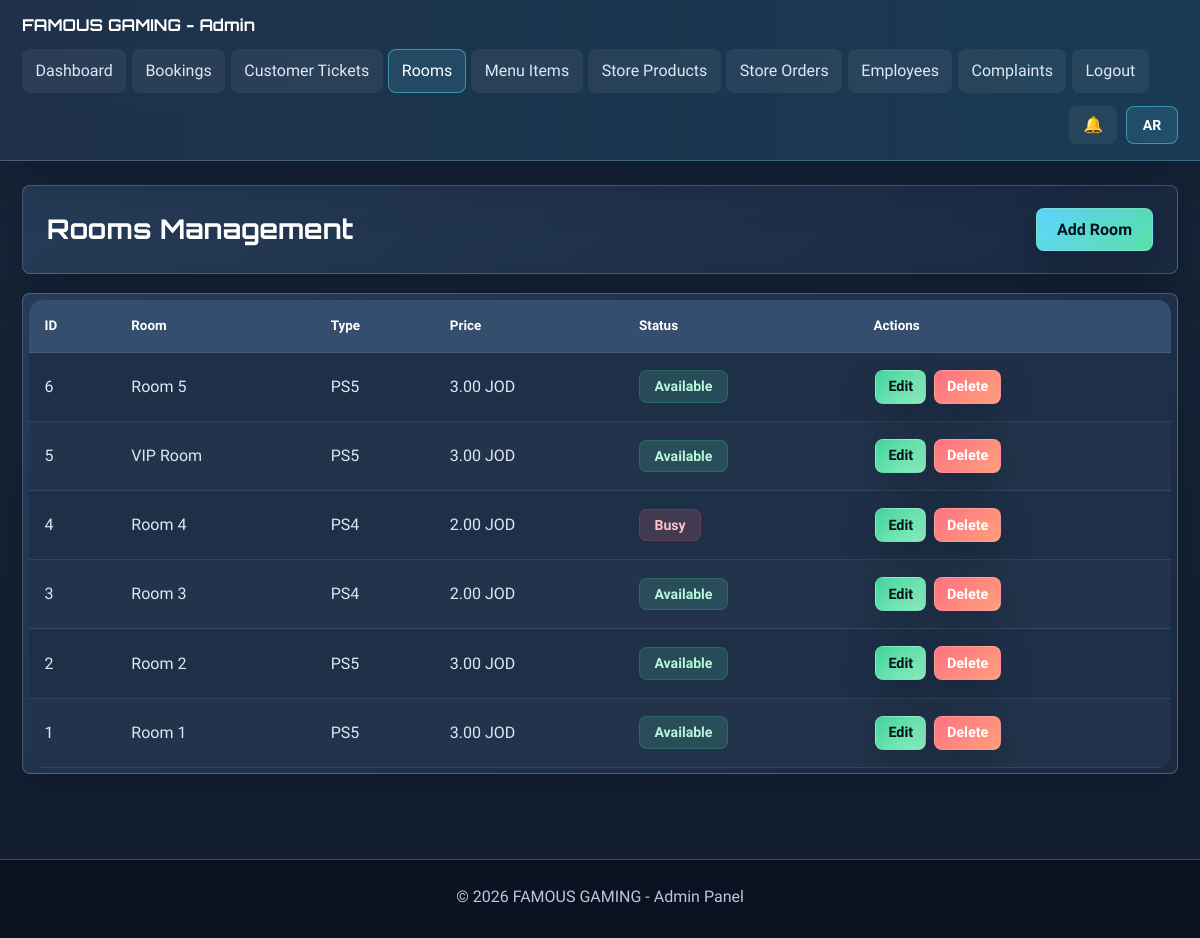
Screenshot of /admin/rooms_full_crud.php (signed in) with the database file from the repository.
### tables this page shows
CREATE TABLE rooms (
    id INT PRIMARY KEY AUTO_INCREMENT,
    room_name VARCHAR(100) NOT NULL,
    room_type VARCHAR(50) NOT NULL,
    price_per_hour DECIMAL(10,2) NOT NULL,
    status VARCHAR(20) NOT NULL DEFAULT 'Available',
    services TEXT,
    description TEXT,
    image_path VARCHAR(255) DEFAULT NULL,
    image_uploaded_at TIMESTAMP NULL DEFAULT NULL,
    created_at TIMESTAMP DEFAULT CURRENT_TIMESTAMP,
    updated_at TIMESTAMP DEFAULT CURRENT_TIMESTAMP ON UPDATE CURRENT_TIMESTAMP
);

### includes/lang.php (called while the page is built, shortened)
<?php
function site_language() {
    return $_SESSION['site_language'] ?? SITE_DEFAULT_LANGUAGE;
}
function t($key, $replacements = [], $fallback = null) {
    $language = site_language();
    $text = $translations[$language][$key] ?? $translations[SITE_DEFAULT_LANGUAGE][$key] ?? ($fallback ?? $key);
    foreach ($replacements as $placeholder => $value) {
        $text = str_replace(':' . $placeholder, (string)$value, $text);
    }
    return $text;
}

### admin/rooms_full_crud.php (the view, shortened to what this page needs)
<?php
require_once '../includes/config.php';
$rooms = mysqli_query($conn, "SELECT * FROM rooms ORDER BY id DESC");
include 'includes/header.php';
?>
    <div class="content">
        <div class="container">
            <div class="page-header">
                <h1><?php echo t('admin_rooms_management'); ?></h1>
                <button class="btn" onclick="openAddModal()"><?php echo t('admin_action_add'); ?> <?php echo t('common_room'); ?></button>
            </div>
            <div class="table-container">
                <table>
                    <thead>
                        <tr>
                            <th><?php echo t('admin_field_id'); ?></th>
                            <th><?php echo t('admin_field_room'); ?></th>
                            <th><?php echo t('admin_field_type'); ?></th>
                            <th><?php echo t('admin_field_price'); ?></th>
                            <th><?php echo t('admin_field_status'); ?></th>
                            <th><?php echo t('admin_field_actions'); ?></th>
                        </tr>
                    </thead>
                    <tbody>
                        <?php while ($room = mysqli_fetch_assoc($rooms)): ?>
                        <tr>
                            <td><?php echo $room['id']; ?></td>
                            <td><?php echo htmlspecialchars($room['room_name']); ?></td>
                            <td><?php echo htmlspecialchars($room['room_type']); ?></td>
                            <td><?php echo number_format($room['price_per_hour'], 2); ?> JOD</td>
                            <td>
                                <span class="status-badge status-<?php echo strtolower($room['status']); ?>">
                                    <?php echo htmlspecialchars(t('status_' . strtolower($room['status']), [], $room['status'])); ?>
                                </span>
                            </td>
                            <td>
                                <button class="btn btn-small btn-success" onclick='openEditModal(<?php echo json_encode($room); ?>)'><?php echo t('admin_action_edit'); ?></button>
                                <button class="btn btn-small btn-danger" onclick="confirmDelete(<?php echo $room['id']; ?>)"><?php echo t('admin_action_delete'); ?></button>
                            </td>
                        </tr>
                        <?php endwhile; ?>
                    </tbody>
                </table>
            </div>
        </div>
    </div>
<?php
include 'includes/footer.php';
?>

### rows the page displays
rooms: id "6", room_name "Room 5", room_type "PS5", price_per_hour "3.00", status "Available"
rooms: id "5", room_name "VIP Room", room_type "PS5", price_per_hour "3.00", status "Available"
rooms: id "4", room_name "Room 4", room_type "PS4", price_per_hour "2.00", status "Busy"
rooms: id "3", room_name "Room 3", room_type "PS4", price_per_hour "2.00", status "Available"
rooms: id "2", room_name "Room 2", room_type "PS5", price_per_hour "3.00", status "Available"
rooms: id "1", room_name "Room 1", room_type "PS5", price_per_hour "3.00", status "Available"

### other values shown
t('admin_brand') "FAMOUS GAMING - Admin"
t('admin_nav_dashboard') "Dashboard"
t('admin_nav_bookings') "Bookings"
t('admin_nav_customer_tickets') "Customer Tickets"
t('admin_nav_rooms') "Rooms"
t('admin_nav_menu_items') "Menu Items"
t('admin_nav_store_products') "Store Products"
t('admin_nav_store_orders') "Store Orders"
t('admin_nav_employees') "Employees"
t('admin_nav_complaints') "Complaints"
t('admin_nav_logout') "Logout"
$admin_language_target_label "AR"
t('admin_rooms_management') "Rooms Management"
t('admin_action_add') "Add"
t('common_room') "Room"
